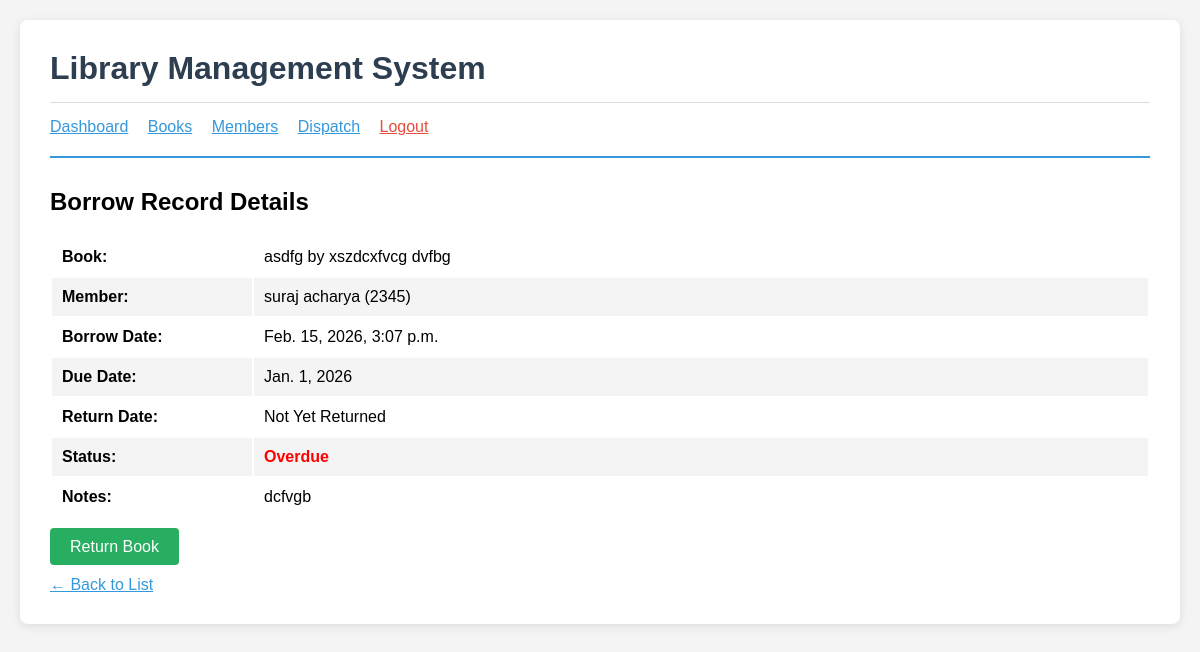
The app's page /dispatch/1/ (signed in) with its own data.
### dispatch/models.py (models this page shows, shortened)
class BorrowRecord(models.Model):
 book = models.ForeignKey(
 Book,
 on_delete=models.CASCADE,
 help_text="Book being borrowed"
 )
 member = models.ForeignKey(
 Member,
 on_delete=models.CASCADE,
 help_text="Member borrowing the book"
 )
 borrow_date = models.DateTimeField(
 auto_now_add=True,
 help_text="Date and time when book was borrowed"
 )
 due_date = models.DateField(
 help_text="Date when book should be returned"
 )
 return_date = models.DateField(
 null=True,
 blank=True,
 help_text="Actual return date (null if not returned)"  )
 STATUS_CHOICES = [
 ('borrowed', 'Borrowed'),
 ('returned', 'Returned'),
 ('overdue', 'Overdue'),
 ]
 status = models.CharField(
 max_length=20,
 choices=STATUS_CHOICES,
 default='borrowed'
 )
 notes = models.TextField(
 blank=True,
 help_text="Additional notes"
 )
 class Meta:
  ordering = ['-borrow_date']
  verbose_name = 'Borrow Record'
  verbose_name_plural = 'Borrow Records'

### books/models.py (models this page shows, shortened)
class Book(models.Model):
 title = models.CharField(
 max_length=200,
 help_text="Enter the book title"
 )
 author = models.CharField(
 max_length=100,
 help_text="Enter the author's name"
 )
 isbn = models.CharField(
 max_length=13,
 unique=True,
 help_text="13 Character ISBN number"
 )
 publisher = models.CharField(
 max_length=100,
 blank=True,
 help_text="Publisher name (optional)"
 )
 publication_year = models.IntegerField(
 validators=[MinValueValidator(1000)],
 help_text="Year of publication"
 )
 category = models.CharField(
 max_length=50,
 choices=[
 ('fiction', 'Fiction'),
 ('non_fiction', 'Non-Fiction'),
 ('science', 'Science'),
 ('history', 'History'),
 ('biography', 'Biography'),
 ('children', 'Children'),
 ('reference', 'Reference'),
 ],
 default='fiction'
 )
 total_copies = models.IntegerField(
 default=1,
 validators=[MinValueValidator(1)],
 help_text="Total number of copies"
 )
 available_copies = models.IntegerField(
 default=1,
 validators=[MinValueValidator(0)],
 help_text="Number of copies available for borrowing"  )
 description = models.TextField(
 blank=True,
 help_text="Brief description of the book"  )
 added_date = models.DateTimeField(auto_now_add=True)
 updated_date = models.DateTimeField(auto_now=True)
 class Meta:
  ordering = ['title']
  verbose_name = 'Book'
  verbose_name_plural = 'Books'

### members/models.py (models this page shows, shortened)
class Member(models.Model):
 user = models.OneToOneField(
 User,
 on_delete=models.CASCADE,
 limit_choices_to={'user_type': 'member'},
 help_text="Link to user account"
 )
 member_id = models.CharField(
 max_length=20,
 unique=True,
 help_text="Unique member ID"
 )
 phone_number = models.CharField(
 max_length=15,
 help_text="Contact phone number"
 )
 address = models.TextField(
 help_text="Residential address"
 )
 date_of_birth = models.DateField(
 help_text="Date of birth"
 )
 membership_date = models.DateField(
 auto_now_add=True,
 help_text="Date of membership registration"
 )
 is_active = models.BooleanField(
 default=True,
 help_text="Is membership active?"
 )
 class Meta:
  ordering = ['member_id']
  verbose_name = 'Member'
  verbose_name_plural = 'Members'

### accounts/models.py (models this page shows, shortened)
class User(AbstractUser):
    USER_TYPE_CHOICES = (
        ('librarian', 'Librarian'),
('member', 'Member'),
)
    user_type = models.CharField(
        max_length=20,
        choices=USER_TYPE_CHOICES,
        default='member'
    )
    def is_librarian(self):
        return self.user_type == 'librarian'

### dispatch/views.py (the view)
# urls.py: path('<int:pk>/', views.borrow_detail, name='borrow_detail'),
@login_required
def borrow_detail(request, pk):
 record = get_object_or_404(
 BorrowRecord.objects.select_related('book', 'member', 'member__user'),  pk=pk
 )
 return render(request, 'dispatch/borrow_detail.html', {'record': record})

### dispatch/templates/dispatch/borrow_detail.html
{% extends 'accounts/base.html' %}
{% block content %}
<h2>Borrow Record Details</h2>
<table style="width: 100%; margin: 20px 0;">
 <tr>
 <td style="padding: 10px; font-weight: bold; width: 200px;">Book:</td>
 <td style="padding: 10px;">{{ record.book.title }} by {{ record.book.author }}</td>
 </tr>
 <tr style="background: #f4f4f4;">
 <td style="padding: 10px; font-weight: bold;">Member:</td>
 <td style="padding: 10px;">{{ record.member.user.get_full_name }} ({{ record.member.member_id }})</td>
 </tr>
 <tr>
 <td style="padding: 10px; font-weight: bold;">Borrow Date:</td>
 <td style="padding: 10px;">{{ record.borrow_date }}</td>
 </tr>
 <tr style="background: #f4f4f4;">
 <td style="padding: 10px; font-weight: bold;">Due Date:</td>
 <td style="padding: 10px;">{{ record.due_date }}</td>
 </tr>
 <tr>
 <td style="padding: 10px; font-weight: bold;">Return Date:</td>
 <td style="padding: 10px;">{{ record.return_date|default:"Not Yet Returned" }}</td>
 </tr>
 <tr style="background: #f4f4f4;">
 <td style="padding: 10px; font-weight: bold;">Status:</td>
 <td style="padding: 10px;">
 {% if record.status == 'returned' %}
 <span style="color: blue;">Returned</span>
 {% elif record.status == 'overdue' %}
 <span style="color: red; font-weight: bold;">Overdue</span>
 {% else %}
 <span style="color: green;">Borrowed</span>
 {% endif %}
 </td>
 </tr>
 {% if record.notes %}
 <tr>
 <td style="padding: 10px; font-weight: bold; vertical-align: top;">Notes:</td>
 <td style="padding: 10px;">{{ record.notes }}</td>
 </tr>
 {% endif %}
</table>
{% if not record.return_date %}
<div style="margin-top: 20px;">
 <a href="{% url 'return_book' record.pk %}"
 style="padding: 10px 20px; background: #27ae60; color: white;   text-decoration: none; border-radius: 4px; margin-right: 10px;">
 Return Book
 </a>
</div>
{% endif %}
<div style="margin-top: 20px;">
 <a href="{% url 'borrow_list' %}" style="color: #3498db;">  ← Back to List
 </a>
</div>
{% endblock %}

### accounts/templates/accounts/base.html (style rules this page uses)
* { margin: 0; padding: 0; box-sizing: border-box; }
body { font-family: Arial, sans-serif; background-color: #f4f4f4; padding: 20px; }

### records on screen
BorrowRecord: book "asdfg", book.author "xszdcxfvcg dvfbg", member.user.get_full_name "suraj acharya", member.member_id "2345", borrow_date "Feb. 15, 2026, 3:07 p.m.", due_date "Jan. 1, 2026", return_date "Not Yet Returned", notes "dcfvgb"
